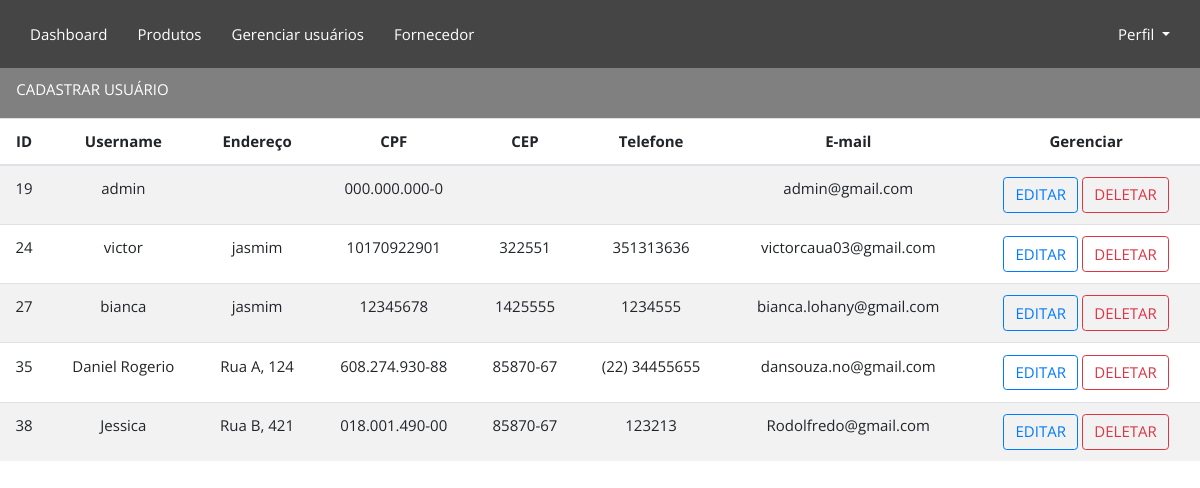
The page /funcionario/ on the database as committed earlier.
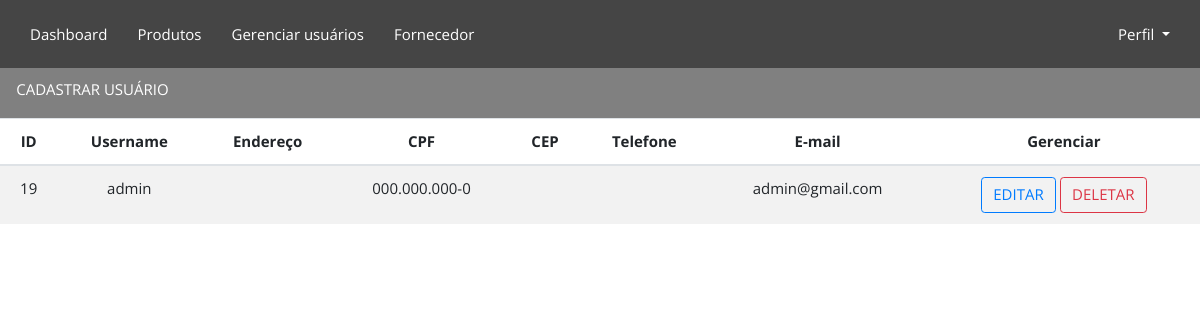
The same page on the database as committed later.
### CRUDfuncionario/models.py (models this page shows, shortened)
class Funcionario(AbstractUser):
    idFuncionario = models.AutoField(primary_key=True)
    nivelDeAcesso = models.IntegerField(default=1)
    enderecoFuncionario = models.CharField(max_length=30)
    CPF = CPFField('CPF',default='000.000.000-0')
    CEP = models.CharField(max_length=8)
    telefone = models.CharField(max_length=20)
    funcao = models.CharField(max_length=30)
    username = models.CharField(max_length=30,default='default_username', unique=True,
                                validators=[valida_texto])
    password = models.CharField(max_length=100, default='default_password')
    email = models.EmailField(unique=True, default='daniel@gmail.com',
                              validators = [EmailValidator(message="Insira um endereco de email valído")])

### CRUDfuncionario/views.py (the view)
# urls.py: path('', Funcionarios),
def Funcionarios(request):
    funcionarios = Funcionario.objects.all()
    return render(request, "funcionarios.html", {"funcionarios": funcionarios})

### CRUDfuncionario/templates/funcionarios.html (shortened to what this page needs)
{% extends 'base.html' %}
{% load static %}
{% block content %}
<link rel="stylesheet" href="{% static 'css/crudfuncionario.css' %}">
<div class="retangulo">
    <ul>
        <li>
            <button type="button" class="btn btn-transparent" data-toggle="modal" data-target=".bd-cadastro-modal-lg">
                CADASTRAR USUÁRIO
            </button>
        </li>
    </ul>
</div>
<table class="table table-striped">
    <thead class="thead">
        <tr>
            <th scope="col">ID</th>
            <th scope="col">Username</th>
            <th scope="col">Endereço</th>
            <th scope="col">CPF</th>
            <th scope="col">CEP</th>
            <th scope="col">Telefone</th>
            <th scope="col">E-mail</th>
            <th scope="col">Gerenciar</th>
        </tr>
    </thead>
    <tbody>
        {% for funcionario in funcionarios %}
        <tr>
            <td>{{ funcionario.idFuncionario }}</td>
            <td>{{ funcionario.username }}</td>
            <td>{{ funcionario.enderecoFuncionario }}</td>
            <td>{{ funcionario.CPF }}</td>
            <td>{{ funcionario.CEP }}</td>
            <td>{{ funcionario.telefone }}</td>
            <td>{{ funcionario.email }}</td>
            <td>
                <a href="{% url 'editar_view' funcionario.idFuncionario %}" class="btn btn-outline-primary">EDITAR</a>
                <a href="{% url 'delete_view' funcionario.idFuncionario %}" class="btn btn-outline-danger">DELETAR</a>
            </td>
        </tr>
        {% endfor %}
    </tbody>
</table>
{% endblock %}

### dashboard/templates/base.html (shortened to what this page needs)
{% load static %}
<!DOCTYPE html>
<html lang="en">
<head>
    <link rel="stylesheet" href="https://stackpath.bootstrapcdn.com/bootstrap/4.3.1/css/bootstrap.min.css">
    <link rel="stylesheet" href="{% static 'css/base.css' %}">
</head>
<body>
    <nav class="navbar navbar-expand-lg" id="menu-horizontal">
        <div class="collapse navbar-collapse" id="navbarSupportedContent">
            <ul class="navbar-nav">
                <li class="nav-item">
                    <a class="nav-link" href="{% url 'telainicial' %}">Dashboard</a>
                </li>
                <li class="nav-item">
                    <a class="nav-link" href="{% url 'produtos' %}">Produtos</a>
                </li>
                <li class="nav-item">
                    <a class="nav-link" href="{% url 'funcionarios' %}">Gerenciar usuários</a>
                </li>
                <li class="nav-item">
                    <a class="nav-link" href="{% url 'fornecedor' %}">Fornecedor</a>
                </li>
            </ul>
            <ul class="navbar-nav ml-auto">
                <li class="nav-item dropdown">
                    <a class="nav-link dropdown-toggle" href="#" id="navbarDropdownPerfil" role="button" data-toggle="dropdown" aria-haspopup="true" aria-expanded="false">
                        Perfil
                    </a>
                </li>
            </ul>
        </div>
    </nav>
    {% block content %}
    {% endblock %}
</body>
</html>

### dashboard/Static/css/base.css (style rules this page uses)
* { margin:auto; padding: 0; box-sizing: border-box; font-family: 'Open Sans', sans-serif; font-size: 15px ; }
#menu-horizontal ul { list-style: none; padding: 0; background-color: #454545; margin: 0px; }
#menu-horizontal ul li { display: inline; }
#menu-horizontal ul li a { color: #fff; padding: 15px; display: inline-block; text-decoration: none; transition: background .3s; }
#menu-horizontal ul li:last-child a { float: right; }
#menu-horizontal .navbar-nav:last-child { margin-left: auto; }
.navbar { border: none; background-color: #454545; }

### CRUDfuncionario/static/css/crudfuncionario.css (style rules this page uses)
* { margin:auto; padding: 0; box-sizing: border-box; font-family: 'Open Sans', sans-serif; font-size: 15px; }
.retangulo ul { height: 50px; background-color: grey; }
.retangulo ul li { display: inline; }
.btn-transparent { margin: 5px; background: transparent; border: none; transition: background .3s; color: white; }
.table thead th, .table tbody td { text-align: center; }
dl, ol, ul { margin-top: 0; margin-bottom: auto; }

Rows that differ between the two databases and show on the page:
removed Funcionario: idFuncionario "24", username "victor", enderecoFuncionario "jasmim", CPF "10170922901", CEP "322551", telefone "351313636", email "victorcaua03@gmail.com"
removed Funcionario: idFuncionario "27", username "bianca", enderecoFuncionario "jasmim", CPF "12345678", CEP "1425555", telefone "1234555", email "bianca.lohany@gmail.com"
removed Funcionario: idFuncionario "35", username "Daniel Rogerio", enderecoFuncionario "Rua A, 124", CPF "608.274.930-88", CEP "85870-67", telefone "(22) 34455655", email "dansouza.no@gmail.com"
removed Funcionario: idFuncionario "38", username "Jessica", enderecoFuncionario "Rua B, 421", CPF "018.001.490-00", CEP "85870-67", telefone "123213", email "Rodolfredo@gmail.com"
